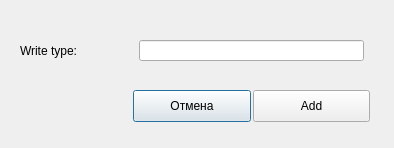
<?xml version="1.0" encoding="UTF-8"?>
<ui version="4.0">
 <class>addtype</class>
 <widget class="QDialog" name="addtype">
  <property name="geometry">
   <rect>
    <x>0</x>
    <y>0</y>
    <width>394</width>
    <height>148</height>
   </rect>
  </property>
  <property name="windowTitle">
   <string>Dialog</string>
  </property>
  <widget class="QPushButton" name="pushButton_2">
   <property name="geometry">
    <rect>
     <x>133</x>
     <y>90</y>
     <width>118</width>
     <height>32</height>
    </rect>
   </property>
   <property name="text">
    <string>Отмена</string>
   </property>
  </widget>
  <widget class="QLineEdit" name="lineEdit">
   <property name="geometry">
    <rect>
     <x>139</x>
     <y>40</y>
     <width>225</width>
     <height>21</height>
    </rect>
   </property>
  </widget>
  <widget class="QPushButton" name="pushButton">
   <property name="geometry">
    <rect>
     <x>253</x>
     <y>90</y>
     <width>117</width>
     <height>32</height>
    </rect>
   </property>
   <property name="text">
    <string>Add</string>
   </property>
  </widget>
  <widget class="QLabel" name="label">
   <property name="geometry">
    <rect>
     <x>20</x>
     <y>40</y>
     <width>105</width>
     <height>21</height>
    </rect>
   </property>
   <property name="text">
    <string>Write type:</string>
   </property>
  </widget>
 </widget>
 <resources/>
 <connections/>
</ui>
